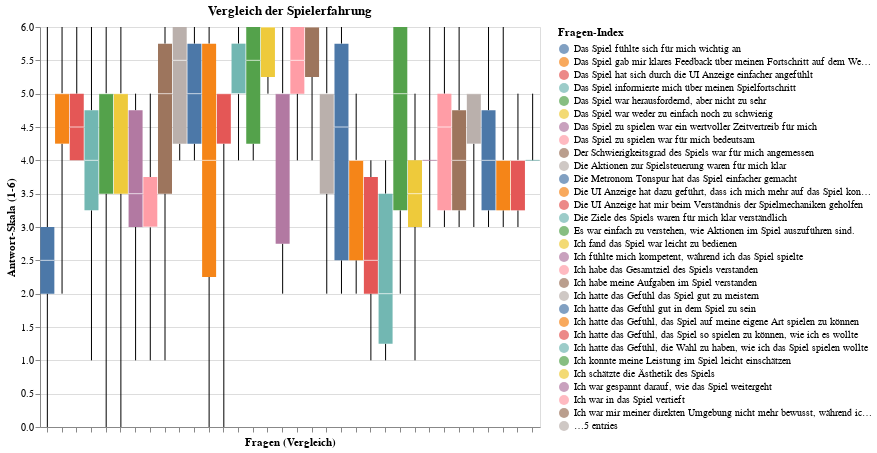

The notebook cell saved with this chart:
### Code cell
# 1. Select the columns you want to compare (e.g., index 1 to 6)
# We use .iloc to select by index position
cols_to_compare = mit.columns[1:]
subset = mit[cols_to_compare]

# 2. "Melt" the data: This turns columns into rows
# 'var_name' becomes the new column for the Questions
# 'value_name' becomes the new column for the 1-6 Scores
melted_df = subset.melt(var_name='Frage', value_name='Score')

# 3. Create the multi-column Boxplot
chart = alt.Chart(melted_df).mark_boxplot(extent='min-max').encode(
    x=alt.X('Frage:N',
            axis=alt.Axis(labels=False), # Hides the long sentences on the X-axis
            title="Fragen (Vergleich)"),
    y=alt.Y('Score:Q',
            scale=alt.Scale(domain=[0, 6]),
            title="Antwort-Skala (1-6)"),
    color=alt.Color('Frage:N', legend=alt.Legend(title="Fragen-Index", labelLimit=300)),
    tooltip=['Frage', 'Score'] # Hover to see the full question and value
).properties(
    width=500,
    height=400,
    title="Vergleich der Spielerfahrung"
)

chart.display()

### Figure 1 — Vega-Lite specification as saved in the notebook (floating-point values rounded to 4 significant figures; data arrays with more than 128 entries replaced by an {"elided": "..."} marker saying what was removed)
{"config": {"view": {"continuousWidth": 300, "continuousHeight": 300}}, "data": {"name": "data-c756d6d444bef266a33025640ca690cc"}, "mark": {"type": "boxplot", "extent": "min-max"}, "encoding": {"color": {"field": "Frage", "legend": {"labelLimit": 300, "title": "Fragen-Index"}, "type": "nominal"}, "tooltip": [{"field": "Frage", "type": "nominal"}, {"field": "Score", "type": "quantitative"}], "x": {"axis": {"labels": false}, "field": "Frage", "title": "Fragen (Vergleich)", "type": "nominal"}, "y": {"field": "Score", "scale": {"domain": [0, 6]}, "title": "Antwort-Skala (1-6)", "type": "quantitative"}}, "height": 400, "title": "Vergleich der Spielerfahrung", "width": 500, "$schema": "https://vega.github.io/schema/vega-lite/v6.1.0.json", "datasets": {"data-c756d6d444bef266a33025640ca690cc": {"elided": "204 records"}}}
